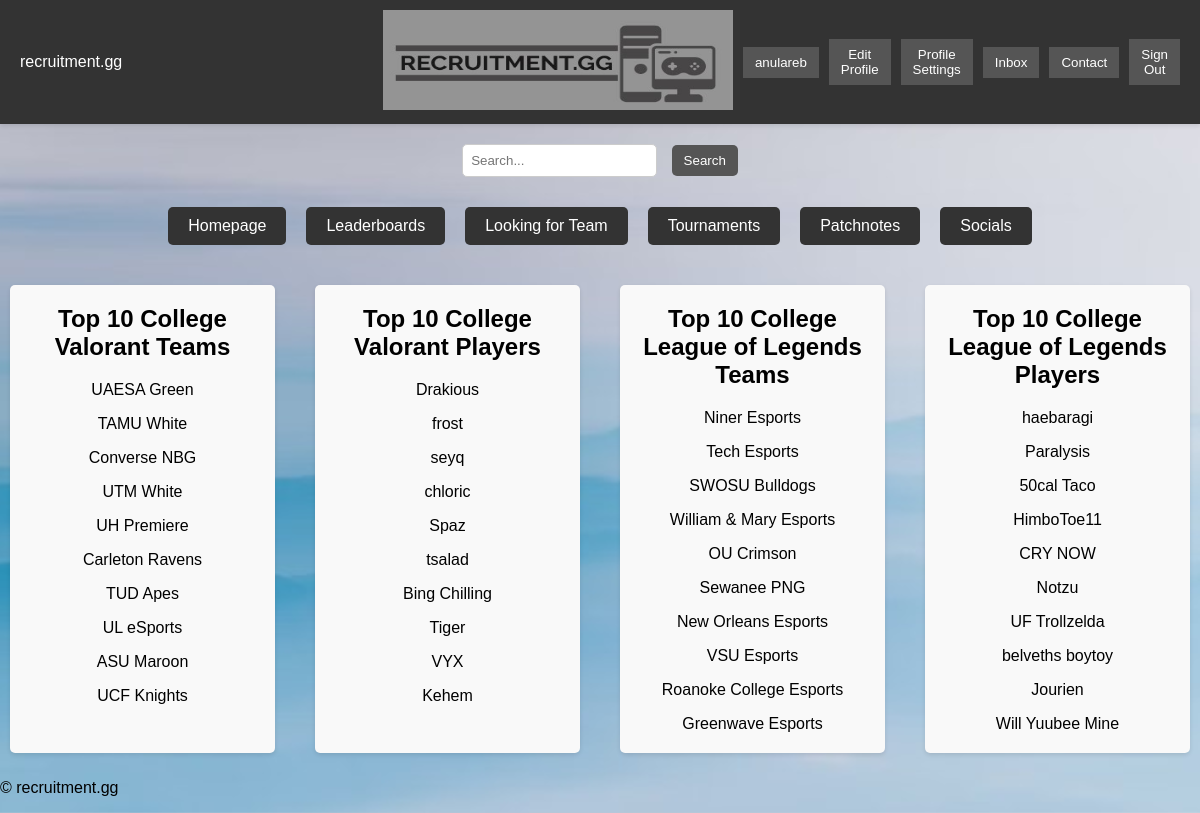
The app's page /profile.php (signed in) with its own data.
### tables this page shows
CREATE TABLE `val_teams` (
  `team_id` int NOT NULL AUTO_INCREMENT,
  `team_name` varchar(255) NOT NULL,
  `overall_rank` int DEFAULT NULL,
  `team_logo` varchar(255) DEFAULT NULL,
  PRIMARY KEY (`team_id`)
);

CREATE TABLE `val_players` (
  `player_id` int NOT NULL AUTO_INCREMENT,
  `player_name` varchar(255) NOT NULL,
  `team_id` int DEFAULT NULL,
  `adr` varchar(255) DEFAULT NULL,
  PRIMARY KEY (`player_id`),
  KEY `team_id` (`team_id`),
  CONSTRAINT `val_players_ibfk_1` FOREIGN KEY (`team_id`) REFERENCES `val_teams` (`team_id`)
);

CREATE TABLE `lol_teams` (
  `team_id` int NOT NULL AUTO_INCREMENT,
  `team_name` varchar(255) NOT NULL,
  `overall_rank` int DEFAULT NULL,
  `team_logo` varchar(255) DEFAULT NULL,
  PRIMARY KEY (`team_id`)
);

CREATE TABLE `lol_players` (
  `player_id` int NOT NULL AUTO_INCREMENT,
  `player_name` varchar(255) NOT NULL,
  `team_id` int DEFAULT NULL,
  `role` varchar(255) DEFAULT NULL,
  `KDA` decimal(4,2) DEFAULT NULL,
  PRIMARY KEY (`player_id`),
  KEY `team_id` (`team_id`),
  CONSTRAINT `lol_players_ibfk_1` FOREIGN KEY (`team_id`) REFERENCES `lol_teams` (`team_id`)
);

### profile.php (the view, shortened to what this page needs)
<?php
$loggedIn = isset($_SESSION["username"]);
$conn = new mysqli("localhost", "root", "Password", "valorantlol");
?>
<!DOCTYPE html>
<html lang="en">
<head>
    <link rel="stylesheet" href="styles.css">
</head>
<body>
    <header>
        <div class="logo">recruitment.gg</div>
        <div class="center-logo">
            <img src="logo.jpeg" alt="Site Logo" style="width: 350px; height: 100px;">
        </div>
		<div class="user">
			<?php if ($loggedIn) : ?>
				<button class="username" onclick="window.location.href='profile.php'"><?php echo $_SESSION["username"]; ?></button>
				<button onclick="window.location.href='edit_profile.php'">Edit Profile</button>
				<button onclick="window.location.href='profile_settings.php'">Profile Settings</button>
				<button onclick="window.location.href='inbox.php'">Inbox</button>
				<button onclick="window.location.href='contact.php'">Contact</button>
				<button onclick="window.location.href='logout.php'">Sign Out</button>
			<?php else : ?>
				<button onclick="openLogin()">Login</button>
				<button onclick="openSignup()">Sign Up</button>
			<?php endif; ?>
		</div>
    </header>
    <div class="search">
        <form action="search.php" method="get">
            <input type="text" id="searchInput" name="query" placeholder="Search...">
            <button type="submit">Search</button>
        </form>
    </div>
    <main>
        <section class="buttons">
            <a href="index.php" class="button">Homepage</a>
            <a href="leaderboards.php" class="button">Leaderboards</a>
            <a href="LFT.php" class="button">Looking for Team</a>
            <a href="tournaments.php" class="button">Tournaments</a>
            <a href="patchnotes.php" class="button">Patchnotes</a>
            <a href="socials.php" class="button">Socials</a>
        </section>
        <section class="grid-container">
            <div class="top-section">
                <h2>Top 10 College Valorant Teams</h2>
                <?php
                $result = $conn->query("SELECT team_name FROM val_teams ORDER BY team_id DESC LIMIT 10");
                while ($row = $result->fetch_assoc()) {
                    echo "<p>" . $row['team_name'] . "</p>";
                }
                ?>
            </div>
            <div class="top-section">
                <h2>Top 10 College Valorant Players</h2>
                <?php
                $result = $conn->query("SELECT player_name FROM val_players ORDER BY adr ASC LIMIT 10");
                while ($row = $result->fetch_assoc()) {
                    echo "<p>" . $row['player_name'] . "</p>";
                }
                ?>
            </div>
            <div class="top-section">
                <h2>Top 10 College League of Legends Teams</h2>
                <?php
                $result = $conn->query("SELECT team_name FROM lol_teams ORDER BY team_id DESC LIMIT 10");
                while ($row = $result->fetch_assoc()) {
                    echo "<p>" . $row['team_name'] . "</p>";
                }
                ?>
            </div>
            <div class="top-section">
                <h2>Top 10 College League of Legends Players</h2>
                <?php
                $result = $conn->query("SELECT player_name FROM lol_players ORDER BY kda ASC LIMIT 10");
                while ($row = $result->fetch_assoc()) {
                    echo "<p>" . $row['player_name'] . "</p>";
                }
                ?>
            </div>
        </section>
    </main>
    <footer>
        <p>&copy; recruitment.gg</p>
    </footer>
</body>
</html>

### styles.css (style rules this page uses)
body { font-family: Arial, sans-serif; margin: 0; padding: 0; background-color: #f8f8f8; }
header { background-color: #333; color: white; padding: 10px 20px; display: flex; justify-content: space-between; align-items: center; box-shadow: 0 2px 4px rgba(0, 0, 0, 0.1); }
.logo { flex-grow: 1; }
.user { display: flex; align-items: center; }
.user a, .user button { margin-left: 10px; padding: 8px 12px; border: none; background-color: #555; color: white; cursor: pointer; text-decoration: none; }
.search { text-align: center; margin-top: 20px; }
.search input { padding: 8px; border: 1px solid #ccc; border-radius: 5px; margin-right: 10px; }
.search button { padding: 8px 12px; border: none; background-color: #555; color: white; border-radius: 5px; cursor: pointer; }
main { text-align: center; margin-top: 20px; }
.buttons { display: flex; justify-content: center; flex-wrap: wrap; }
.button { display: inline-block; padding: 10px 20px; margin: 10px; background-color: #333; color: white; text-decoration: none; border-radius: 5px; cursor: pointer; transition: background-color 0.3s; }
.grid-container { display: grid; grid-template-columns: repeat(4, 1fr); gap: 20px; justify-content: center; margin-top: 20px; }
.top-section { flex: 0 0 calc(50% - 20px); margin: 10px; padding: 20px; background-color: #f9f9f9; border-radius: 5px; box-shadow: 0 2px 4px rgba(0,0,0,0.1); text-align: center; }
.top-section h2 { margin-top: 0; }
.top-section p { margin-bottom: 0; }
body { font-family: Arial, sans-serif; background-color: #f8f8f8; margin: 0; padding: 0; }
header { background-color: #333; color: white; padding: 10px 20px; display: flex; justify-content: space-between; align-items: center; box-shadow: 0 2px 4px rgba(0,0,0,0.1); }
.user button { margin-left: 10px; padding: 8px 12px; border: none; background-color: #555; color: white; cursor: pointer; }

### profile.php (style rules this page uses)
body { background-image: url('background.jpg'); background-size: cover; background-position: center; }
.logo { flex: 1; }
.center-logo img { width: 350px; height: 100px; }
.user { flex: 1; text-align: right; }

### records on screen
val_teams: team_name "UAESA Green"
val_teams: team_name "TAMU White"
val_teams: team_name "Converse NBG"
val_teams: team_name "UTM White"
val_teams: team_name "UH Premiere"
val_teams: team_name "Carleton Ravens"
val_teams: team_name "TUD Apes"
val_teams: team_name "UL eSports"
val_teams: team_name "ASU Maroon"
val_teams: team_name "UCF Knights"
val_players: player_name "Drakious"
val_players: player_name "frost"
val_players: player_name "seyq"
val_players: player_name "chloric"
val_players: player_name "Spaz"
val_players: player_name "tsalad"
val_players: player_name "Bing Chilling"
val_players: player_name "Tiger"
val_players: player_name "VYX"
val_players: player_name "Kehem"
lol_teams: team_name "Niner Esports"
lol_teams: team_name "Tech Esports"
lol_teams: team_name "SWOSU Bulldogs"
lol_teams: team_name "William & Mary Esports"
lol_teams: team_name "OU Crimson"
lol_teams: team_name "Sewanee PNG"
lol_teams: team_name "New Orleans Esports"
lol_teams: team_name "VSU Esports"
lol_teams: team_name "Roanoke College Esports"
lol_teams: team_name "Greenwave Esports"
lol_players: player_name "haebaragi"
lol_players: player_name "Paralysis"
lol_players: player_name "50cal Taco"
lol_players: player_name "HimboToe11"
lol_players: player_name "CRY NOW"
lol_players: player_name "Notzu"
lol_players: player_name "UF Trollzelda"
lol_players: player_name "belveths boytoy"
lol_players: player_name "Jourien"
lol_players: player_name "Will Yuubee Mine"

### other values on screen
$_SESSION["username"] "anulareb"
